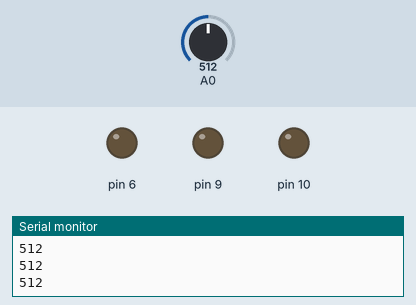
Simulated run of this sketch. Board: Arduino Uno, built with avr-gcc and run on an emulated ATmega328P. On the bench: output pins drawn as LEDs (lit = HIGH), the last lines printed to the serial monitor. Inputs (shaded band) come from the test bench; at power-on: A0 = 512.

Above: at 1.2 s.
1.3 s: A0 set to 716
At 1.8 s:
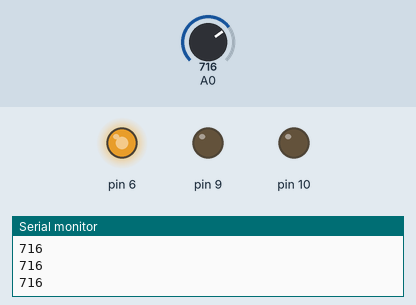
2.8 s: A0 set to 753
At 4.0 s:
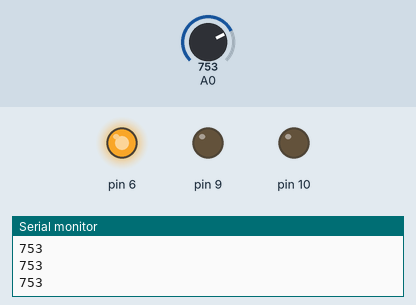
4.3 s: A0 set to 768
At 5.3 s:
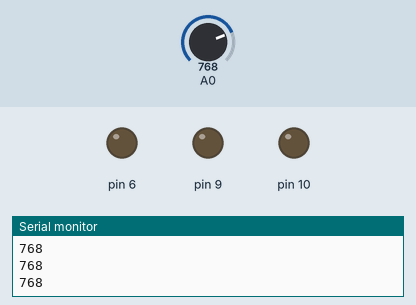
5.8 s: A0 set to 900
At 6.5 s:
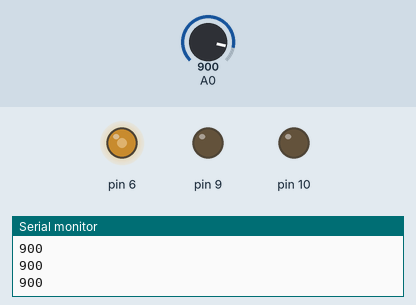
7.3 s: A0 set to 306
At 7.6 s:
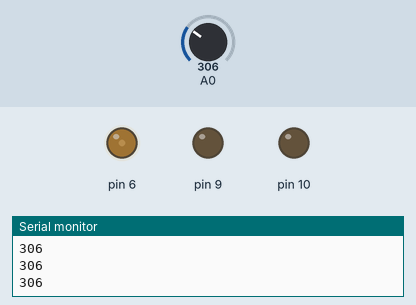
8.8 s: A0 set to 0
At 9.9 s:
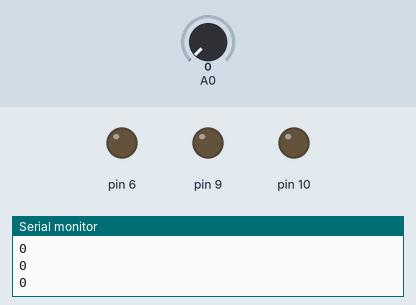
Timing chart, 0 to 11.3 s (numbered marks = the images above; inputs shaded):
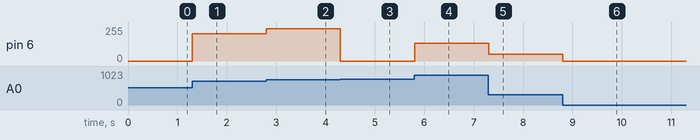

The sketch:

tmp2.ino
```cpp
void setup() {
  pinMode(6, OUTPUT);
  pinMode(9, OUTPUT);
  pinMode(10, OUTPUT);
  digitalWrite(6, LOW);
  digitalWrite(9, LOW);
  digitalWrite(10, LOW);

  Serial.begin(9600);
}

int mode = LOW;
int intensity = 0;

void loop() {

  int diode = analogRead(A0);
  analogWrite(6, diode);

  Serial.println(String(diode));

  /*
  analogWrite(6, intensity);
  intensity = intensity + 10;
  if(intensity > 255) {
    intensity = 0;
  }

  digitalWrite(10, mode);

  if(mode == LOW) {
    mode = HIGH;
  } else {
    mode = LOW;
  }
  delay(1000);
  */
}
```

Measured:
- the behaviour switches between 767 and 768 on A0 (found by bisection; images 2 and 3)
- after the input at 1.3 s, pin 6: 0/255 → 204/255 at once
- after the input at 2.8 s, pin 6: 204/255 → 241/255 at once
- after the input at 4.3 s, pin 6: 241/255 → 0/255 at once
- after the input at 5.8 s, pin 6: 0/255 → 132/255 at once
- after the input at 7.3 s, pin 6: 132/255 → 50/255 at once
- after the input at 8.8 s, pin 6: 50/255 → 0/255 at once
